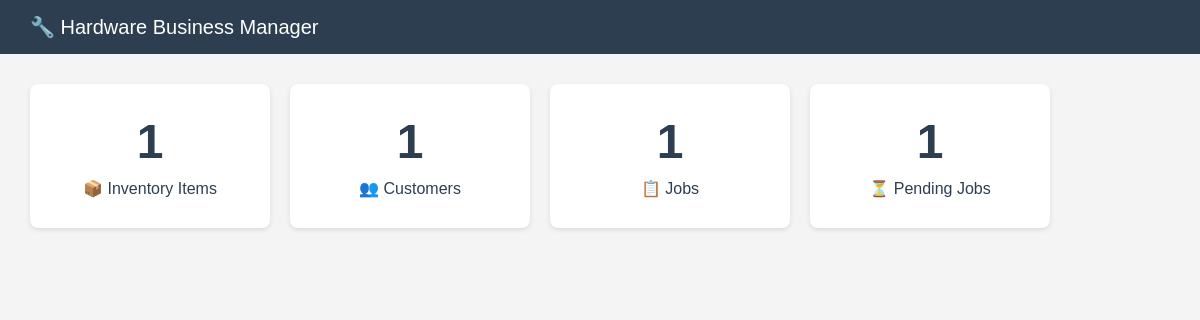
Before: / with the older database file.
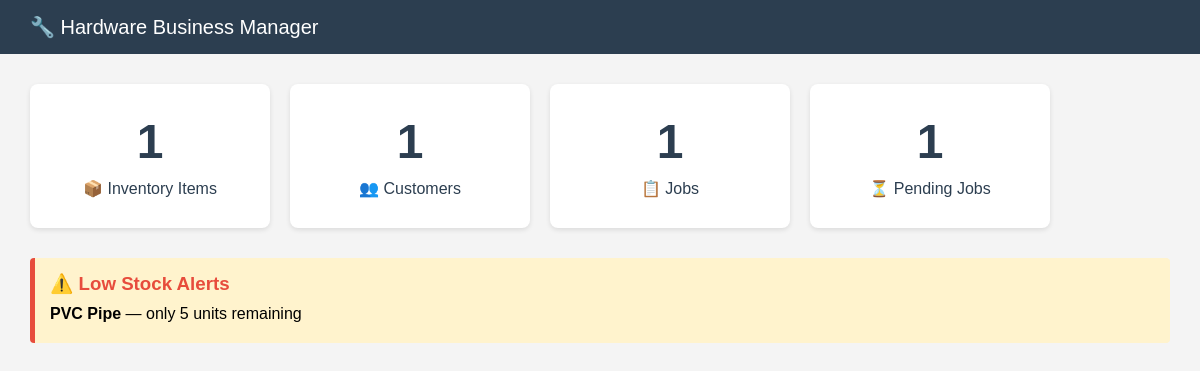
After: the same page with the newer database file.
### app.py (models this page shows, shortened)
class InventoryItem(db.Model):
    id = db.Column(db.Integer, primary_key=True)
    name = db.Column(db.String(100), nullable=False)
    quantity = db.Column(db.Integer, nullable=False)
    price = db.Column(db.Float, nullable=False)
    category = db.Column(db.String(50))

### app.py (the view)
@app.route('/')
def home():
    item_count = InventoryItem.query.count()
    customer_count = Customer.query.count()
    job_count = Job.query.count()
    pending_count = Job.query.filter_by(status='Pending').count()
    low_stock = InventoryItem.query.filter(InventoryItem.quantity < 10).all()
    return render_template('index.html', item_count=item_count,
                         customer_count=customer_count,
                         job_count=job_count,
                         pending_count=pending_count,
                         low_stock=low_stock)

### templates/index.html (shortened to what this page needs)
<!DOCTYPE html>
<html>
<head>
</head>
<body>
    <div class="navbar">🔧 Hardware Business Manager</div>
    <div class="cards">
        <a href="/inventory" class="card">
            <h1>{{ item_count }}</h1>
            <p>📦 Inventory Items</p>
        </a>
        <a href="/customers" class="card">
            <h1>{{ customer_count }}</h1>
            <p>👥 Customers</p>
        </a>
        <a href="/jobs" class="card">
            <h1>{{ job_count }}</h1>
            <p>📋 Jobs</p>
        </a>
        <a href="/jobs" class="card">
            <h1>{{ pending_count }}</h1>
            <p>⏳ Pending Jobs</p>
        </a>
    </div>
    {% if low_stock %}
    <div class="alert">
        <h3>⚠️ Low Stock Alerts</h3>
        {% for item in low_stock %}
        <p>
            <strong>{{ item.name }}</strong> —
            only {{ item.quantity }} units remaining
        </p>
        {% endfor %}
    </div>
    {% endif %}
</body>
</html>

Changed rows visible on the page:
now on this page (row edited): InventoryItem: name "PVC Pipe", quantity "5"
Other visible differences:
text now shown: "⚠️ Low Stock Alerts"
